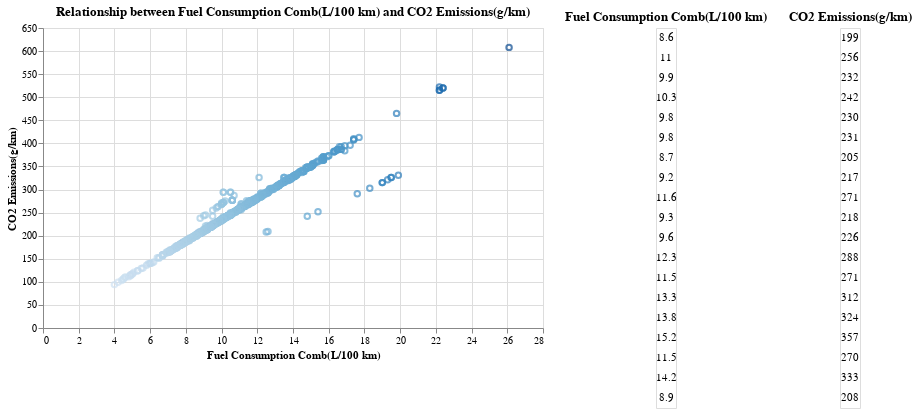

The code cell stored with this chart in its notebook:
### Code cell
# Plot relationship between Fuel Consumption(combination) and CO2 Emissions
plot_five = scatter_plot('Fuel Consumption Comb(L/100 km)',
                         'CO2 Emissions(g/km)')
plot_five

### Figure 1 — Vega-Lite specification as saved in the notebook (floating-point values rounded to 4 significant figures; data arrays with more than 128 entries replaced by an {"elided": "..."} marker saying what was removed)
{"config": {"view": {"continuousWidth": 400, "continuousHeight": 300}}, "hconcat": [{"mark": "point", "encoding": {"color": {"condition": {"type": "quantitative", "field": "Fuel Consumption Comb(L/100 km)", "legend": null, "selection": "selector005"}, "value": "lightgray"}, "tooltip": {"type": "nominal", "field": "Brand & Model"}, "x": {"type": "quantitative", "field": "Fuel Consumption Comb(L/100 km)"}, "y": {"type": "quantitative", "axis": {"tickCount": 10}, "field": "CO2 Emissions(g/km)", "sort": "ascending"}}, "height": 300, "selection": {"selector005": {"type": "interval"}}, "title": "Relationship between Fuel Consumption Comb(L/100 km) and CO2 Emissions(g/km)", "width": 500}, {"hconcat": [{"mark": "text", "encoding": {"text": {"type": "quantitative", "field": "Fuel Consumption Comb(L/100 km)"}, "y": {"type": "ordinal", "axis": null, "field": "row_number"}}, "title": "Fuel Consumption Comb(L/100 km)", "transform": [{"window": [{"op": "row_number", "field": "", "as": "row_number"}]}, {"filter": {"selection": "selector005"}}, {"window": [{"op": "rank", "field": "row_number", "as": "rank"}]}, {"filter": "(datum.rank < 20)"}]}, {"mark": "text", "encoding": {"text": {"type": "quantitative", "field": "CO2 Emissions(g/km)"}, "y": {"type": "ordinal", "axis": null, "field": "row_number"}}, "title": "CO2 Emissions(g/km)", "transform": [{"window": [{"op": "row_number", "field": "", "as": "row_number"}]}, {"filter": {"selection": "selector005"}}, {"window": [{"op": "rank", "field": "row_number", "as": "rank"}]}, {"filter": "(datum.rank < 20)"}]}]}], "data": {"name": "data-02a7a5d72896c20d9d9dd58ecdacba98"}, "resolve": {"legend": {"color": "independent"}}, "$schema": "https://vega.github.io/schema/vega-lite/v4.8.1.json", "datasets": {"data-02a7a5d72896c20d9d9dd58ecdacba98": {"elided": "883 records"}}}
